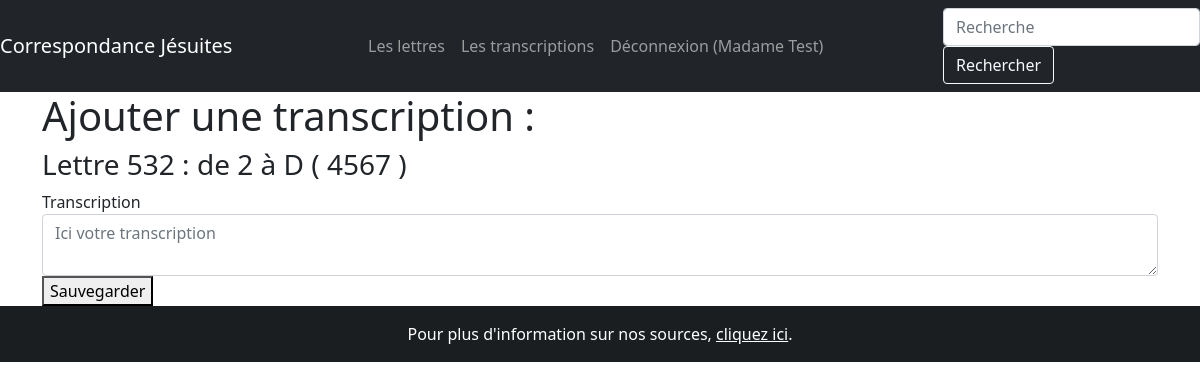
The app's page /lettres/532/ajouter_transcription (signed in) with its own data.
### correspondance/modeles/utilisateurs.py (models this page shows, shortened)
class Utilisateur(UserMixin, db.Model):
    __tablename__ = "utilisateur"
    ut_id = db.Column(db.Integer, unique=True, nullable=False, primary_key=True, autoincrement=True)
    ut_nom = db.Column(db.Text, nullable=False)
    ut_login = db.Column(db.Text, nullable=False)
    ut_mdp = db.Column(db.Text, nullable=False)
    ut_mail = db.Column(db.Text, nullable=False)
    contributions = db.relationship("Contribution", back_populates="utilisateur")

### correspondance/modeles/donnees.py (models this page shows, shortened)
class Lettre(db.Model):
    __tablename__ = "lettre"
    lettre_id = db.Column(db.Integer, unique=True, nullable=False, primary_key=True, autoincrement=True)
    lettre_date = db.Column(db.Text, nullable=False)
    lettre_numero = db.Column(db.Text)
    lettre_redacteur = db.Column(db.Text)
    lettre_lieu = db.Column(db.Text)
    lettre_volume = db.relationship("Publication", secondary=Source, backref=db.backref("Lettre", lazy='dynamic'))
    transcription_texte: List["Transcription"] = db.relationship("Transcription", back_populates="lettre",
                                                                 cascade="all,delete")
    contributions = db.relationship("Contribution", back_populates="lettre")

### correspondance/routes/generic.py (the view, shortened to what this page needs)
@app.route("/lettres/<int:lettre_id>/ajouter_transcription", methods=["POST", "GET"])
@login_required
def nouvelle_transcription(lettre_id):
    erreurs = []
    lettre_a_transcrire = Lettre.query.get_or_404(lettre_id)
    return render_template("pages/transcription_creation.html", nom="Correspondance jésuite",
                           lettre_a_transcrire=lettre_a_transcrire)

### correspondance/modeles/utilisateurs.py (called while the page is built)
@login.user_loader
def trouver_utilisateur_via_id(identifiant):
    return Utilisateur.query.get(int(identifiant))

### correspondance/templates/pages/transcription_creation.html (shortened to what this page needs)
{% extends "conteneur.html" %}
{% block corps %}
    <h1>Ajouter une transcription : </h1>
    <h3>Lettre {{lettre_a_transcrire.lettre_id}} :
        {% if lettre_a_transcrire.lettre_redacteur %}
            de {{lettre_a_transcrire.lettre_redacteur}}
        {% endif %}
        {% if lettre_a_transcrire.lettre_lieu %}
            à  {{lettre_a_transcrire.lettre_lieu}}
        {% endif %}
        {% if lettre_a_transcrire.lettre_date %}
            ( {{lettre_a_transcrire.lettre_date}} )
        {% endif %}
    </h3>
    <form method="post" action="{{url_for('nouvelle_transcription', lettre_id=lettre_a_transcrire.lettre_id)}}" class="">
        <div>
            <label for="champs_transcription">Transcription</label>
            <textarea class="form-control" name="transcription_lettre" placeholder="Ici votre transcription" id="champs_transcription"></textarea>
        </div>
        <button type="submit">Sauvegarder</button>
    </form>
{% endblock %}

### correspondance/templates/conteneur.html (shortened to what this page needs)
<!DOCTYPE html>
<html lang="fr">
    <head>
        {% include "partials/css.html"%}
    </head>
    <body>
        <nav class="navbar navbar-expand-md navbar-dark bg-dark justify-content-between">
            <a class="navbar-brand" href="{{ url_for('accueil') }}">Correspondance Jésuites</a>
            <ul class="navbar-nav mr-auto">
                <li class="nav-item">
                    <a class="nav-link" href="{{url_for('lettres')}}">Les lettres</a>
                </li>
                <li class="nav-item">
                    <a class="nav-link" href="{{url_for('transcriptions')}}">Les transcriptions</a>
                </li>
                {% if not current_user.is_authenticated %}
                <li class="nav-item">
                    <a class="nav-link" href="{{url_for('inscription')}}">Inscription</a>
                </li>
                <li class="nav-item">
                    <a class="nav-link" href="{{url_for('connexion')}}">Connexion</a>
                </li>
                {% else %}
                <li class="nav-item">
                    <a class="nav-link" href="{{url_for('deconnexion')}}">Déconnexion ({{current_user.ut_nom}})</a>
                </li>
                {% endif %}
                </ul>
                <form class="form-inline my-2 my-lg-0" action="{{url_for('recherche')}}" method="GET">
                    <input class="form-control mr-sm-2" name="keyword" type="search" placeholder="Recherche" aria-label="Recherche">
                    <button class="btn btn-outline-light my-2 my-sm-0" type="submit">Rechercher</button>
                </form>
              </nav>
          <div class="container">
              <div class="row">
                <div class="col">
                    {% block corps %}{% endblock %}
                </div>
              </div>
          </div>
    </body>
    <footer class="bg-dark text-center text-white">
        <div class="text-center p-3" style="background-color: rgba(0, 0, 0, 0.2);">
        Pour plus d'information sur nos sources, <a  class="text-white" href={{url_for('publications')}}>cliquez ici</a>.
        </div>
    </footer>
</html>

### records on screen
Utilisateur: ut_nom "Madame Test"
Lettre: lettre_id "532", lettre_redacteur "2", lettre_lieu "D", lettre_date "4567"
